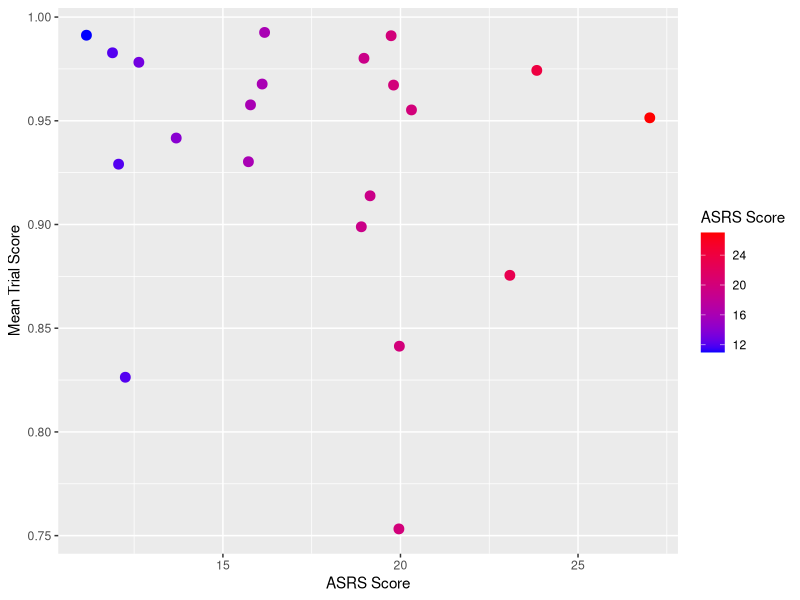

The R source for this figure: (Note: this script raises an error after producing the figure.)
library(dplyr)
library(ggplot2)

#Data used: all_data.csv

all_data <- read.csv("all_data.csv")

#Remove outliers and add trial ID 
all_data$trialId  <-  factor( (all_data$block_num+1) * 10 +all_data$trial_num)
unique(all_data$participant)
to_remove <- c(14, 20, 28)
all_data <- all_data[!all_data$participant %in% to_remove, ]
probe_data <- all_data[!all_data$participant %in% to_remove, ]
probe_data <- aggregate(trial_score ~ participant + block_settings + block_num + trial_num + trialId + probe1_answ + probe2_answ + asrs_A_raw_score, data = all_data, FUN = mean)
probe_data <- arrange(probe_data, participant, block_num, trial_num)
probe_data <- probe_data[probe_data$probe1_answ != 0, ]
head(probe_data)

#Performance predicted by ASRS score 
mean_trial_score <- evalq(aggregate(trial_score, list(participant=participant), mean), all_data)
all_data <- merge(all_data, mean_trial_score, by = "participant", all.x = FALSE)
all_data$mean_trial_score <- all_data$x
all_data <- select(all_data, -c("x"))

perf_by_asrs <- all_data %>%
  group_by(participant) %>%
  summarise(
    mean_trial_score,
    asrs_A_raw_score
  )
perf_by_asrs <- unique(perf_by_asrs)
perf_by_asrs <- perf_by_asrs[!perf_by_asrs$participant %in% to_remove, ]
perf_lm <- lm(mean_trial_score ~ asrs_A_raw_score, data=perf_by_asrs)
summary(perf_lm)

scatter <- ggplot(data=perf_by_asrs, aes(x=asrs_A_raw_score, y=mean_trial_score)) + labs(x="ASRS Score", y="Mean Trial Score") + geom_jitter(size=3, aes(color=asrs_A_raw_score))
scatter + scale_color_gradient(low='blue', high="red", name='ASRS Score')

#Spearman's correlation test on trial score and on-task rating
probe_data$probe1_answ <- as.numeric(probe_data$probe1_answ)
cor.test(probe_data$probe1_answ, probe_data$trial_score, method = "spearman", exact=FALSE)

#Trial score predicted by on-task rating
probe_data$probe1_answ <- as.numeric(probe_data$probe1_answ)
probe_data$participant <- as.factor(probe_data$participant)
l <- lmer(trial_score ~ probe1_answ + (1| participant), data=probe_data)
summary(l)

#Scatterplot of trial score predicted by on-task rating 
ggplot(data=probe_data , aes(x=probe1_answ,trial_score)) + geom_jitter()

#Spearman's correlation test on-task rating and ASRS score
ontask <- evalq(aggregate(list(probe1_answ=probe1_answ), list(participant=participant, asrs_A_raw_score=asrs_A_raw_score), mean), probe_data)
ontask <- ontask[order(ontask$participant),]
ontask$probe1_answ <- as.numeric(ontask$probe1_answ)
cor.test(ontask$probe1_answ, ontask$asrs_A_raw_score, method = "spearman", exact=FALSE)

#Average on-task rating predicted by ASRS score 
l <-  lm(probe1_answ ~ asrs_A_raw_score, data=ontask)
summary(l)

#Trial accuracy predicted by duration * on-task rating
probe_data$block_settings <- as.factor(probe_data$block_settings)
l <- lmer(trial_score ~ block_settings * probe1_answ + (1|participant), data=probe_data)
summary(l)

#Trial score predicted by duration * ADHD-level (taken from Sackur's analysis)
data <- all_data
data$lAcc  <-  data$letters_correct
data$eqAcc  <- data$equations_correct
data$dur  <- data$block_settings
data$suj  <- data$participant
data$asrsAR  <- data$asrs_A_raw_score
data$bNum  <-  data$block_num
data$tNum  <- data$trial_num
data$eqRt  <-  data$truth_react_time
data$sAsrs  <- scale(data$asrsAR)
data$trialId  <-  factor( (data$bNum+1) * 10 +data$tNum)
data$adhd  <- factor(data$asrsAR > median(data$asrsAR))
data$sp  <- scale(rep(1:5, nrow(data)/5))
data$logEqRt  <-  scale(log(data$eqRt))
data$focus  <- ifelse(data$probe1_answ==0, NA, data$probe1_answ)
data$sFocus  <- scale(data$focus)
data$suj  <- factor(data$suj)
data$dur  <- factor(data$dur)
e  <- evalq(aggregate(list(tAcc=lAcc), list(suj=suj, dur=dur, asrsAR=asrsAR, bNum=bNum, tNum=tNum, trialId=trialId), mean), data)
e <- e[order(e$suj, e$trialId,e$bNum, e$tNum),]

l <- lmer(tAcc ~ dur * asrsAR + (1|suj),  data=e)
summary(l) #Significant with outlier #14, not significant without outlier

#Analysis of local durations#####################################################
#Calculate quartiles for each participant 
quartile <- all_data %>%
  group_by(participant) %>%
  summarize(
    min = quantile(truth_react_time, probs = 0.0, na.rm = TRUE),
    q1 = quantile(truth_react_time, probs = 0.25, na.rm = TRUE),
    med = quantile(truth_react_time, probs = 0.5, na.rm = TRUE),
    q3 = quantile(truth_react_time, probs = 0.75, na.rm = TRUE), 
    max = quantile(truth_react_time, probs = 1.0, na.rm = TRUE)
  )
head(quartile)

all_data <- merge(all_data, quartile, by = "participant", all.x = TRUE)

#quantile(all_data$truth_react_time, na.rm = TRUE)

all_data <- all_data %>%
  mutate(
    quartile = case_when(
      truth_react_time < q1 ~ 1,
      truth_react_time >= q1 & truth_react_time <= med ~ 2,
      truth_react_time > med & truth_react_time <= q3 ~ 3,
      truth_react_time > q3 ~ 4
    )
  )

summary(all_data$quartile)


#Calculate mean scores by quartile within participants
quartile_means <- all_data %>%
  group_by(participant) %>%
  summarize(
    mean_q1 = mean(trial_score[quartile == 1], na.rm = TRUE),
    mean_q2 = mean(trial_score[quartile == 2], na.rm = TRUE),
    mean_q3 = mean(trial_score[quartile == 3], na.rm = TRUE), 
    mean_q4 = mean(trial_score[quartile == 4], na.rm = TRUE)
  )

head(quartile_means)

all_data <- merge(all_data, quartile_means, by = "participant", all.x = TRUE)

mean(all_data$mean_q1) 
mean(all_data$mean_q2) 
mean(all_data$mean_q3) 
mean(all_data$mean_q4) 

#ADD BOXPLOT 
quart <- evalq(aggregate(letters_correct, list(quartile=quartile, participant=participant), mean), all_data)
boxplot(quart$x ~ quart$quartile, ylab='Letter Score Average Accuracy', xlab="Response Time Quartile")
quart$quartile <- as.factor(quart$quartile) 
ggplot(quart, aes(x=quartile, y=x)) + geom_boxplot() + labs(x="Response Time Quartile", y='Letter Score Average Accuracy') 

#Multiple regression equation examining effect of quartile on performance (binary) at the letter level
class(all_data$quartile)
all_data$quartile <- as.factor(all_data$quartile)
q <- glmer(letters_correct ~ quartile + (1|participant) + (1|participant:trial_num), family ="binomial", data=all_data)
summary(q) #Strong effect of quartile on performance for Q1, Q2 and Q4!

#Analysis of serial position#####################################################
#Add serial position to data frame 
all_data <- all_data %>% 
  group_by(participant, block_num, trial_num) %>%
  mutate(serial_position = row_number())

#Calculate mean score by serial position within participants 
serial_means <- all_data %>%
  group_by(participant) %>%
  summarize(
    mean_pos1 = mean(letters_correct[serial_position == 1], na.rm = TRUE),
    mean_pos2 = mean(letters_correct[serial_position == 2], na.rm = TRUE),
    mean_pos3 = mean(letters_correct[serial_position == 3], na.rm = TRUE),
    mean_pos4 = mean(letters_correct[serial_position == 4], na.rm = TRUE),
    mean_pos5 = mean(letters_correct[serial_position == 5], na.rm = TRUE)
  )
head(serial_means)
all_data <- merge(all_data, serial_means, by = "participant", all.x = FALSE)

#Make box plot
serial_means <- serial_means[,-1]
colnames(serial_means) <- c("1","2","3","4","5")
boxplot(serial_means, xlab = "Serial Position", ylab = "Letter Score Average Accuracy", names = colnames(serial_means))

#Log of equation RT WITHIN participants 
logs <- data %>% 
  group_by(suj) %>% 
  summarise(
    bNum,
    tNum, 
    trialId,
    log(eqRt)
  )
colnames(logs) <- c('suj', 'bNum', 'tNum', 'trialId', 'withinsuj_eqRt')
logs$withinsuj_eqRt <- scale(logs$withinsuj_eqRt)
data <- merge(data, logs, by=c("suj"="suj", "bNum"='bNum', "tNum"="tNum", "trialId"="trialId"), all.y = FALSE, all.x = FALSE)
head(data)

l0 <- glmer(lAcc ~ withinsuj_eqRt * sp  + (1|suj) + (1|suj:trialId), family=binomial, data=data)
summary(l0)

l <- glmer(lAcc ~ withinsuj_eqRt + (1|suj) + (1|suj:trialId), family=binomial, data=data)
summary(l)

#Letter accuracy predicted by response time * serial position 
l0 <- glmer(lAcc ~ logEqRt * sp  + (1|suj) + (1|suj:trialId), family=binomial, data=data)
summary(l0)



